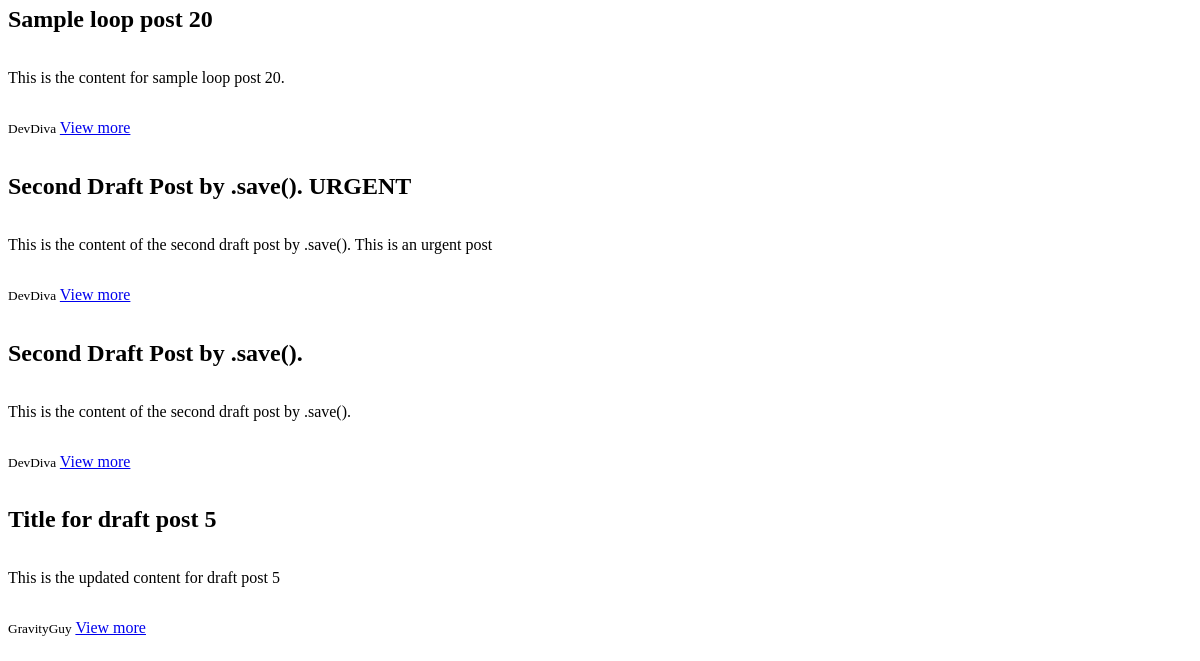
Page /posts_except_admin/ (lower part) on the earlier database version.
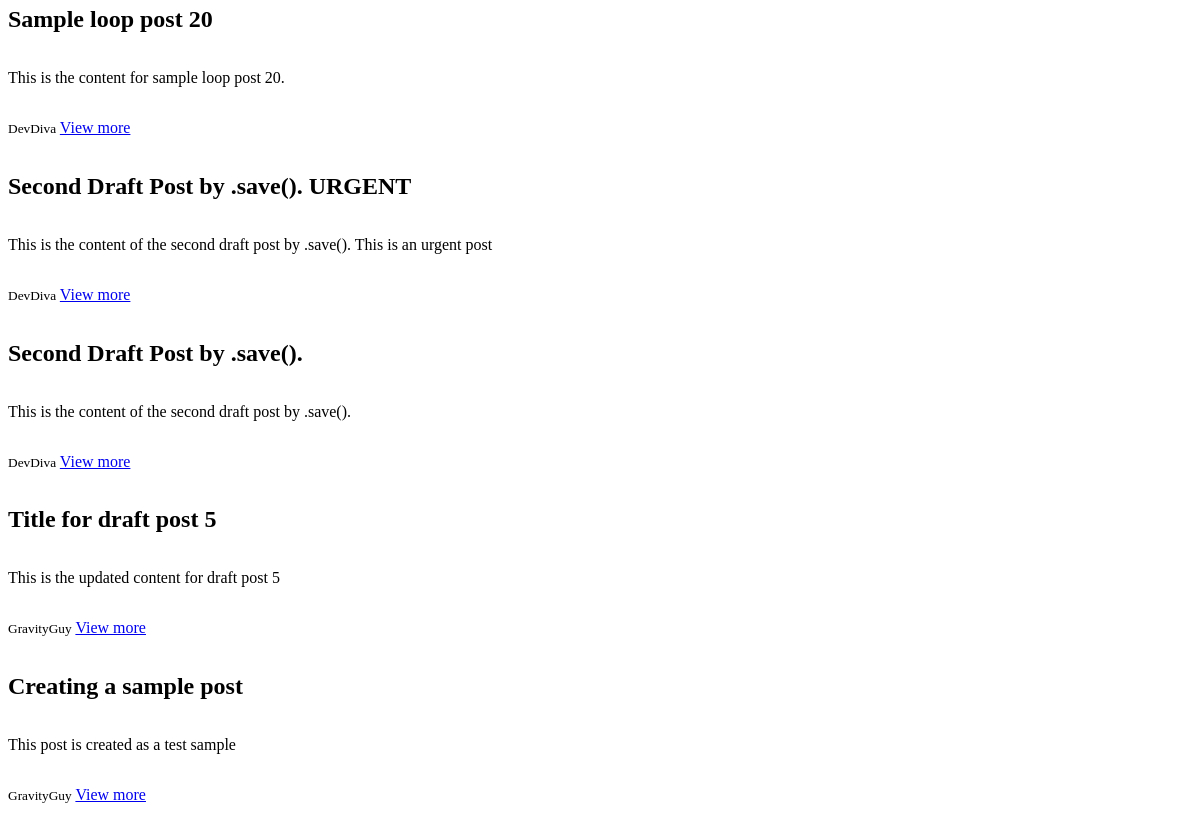
Same page on the later database version.
### blog/models.py (models this page shows, shortened)
class Post(models.Model):
    title = models.CharField(max_length=200)
    content = models.TextField()
    author = models.ForeignKey(User, on_delete=models.CASCADE, related_name='post_user')
    created_at = models.DateTimeField(auto_now_add=True)  # Automatic Timestamp
    updated_at = models.DateTimeField(auto_now=True)      # Updates automatically

### blog/views.py (the view)
# urls.py: path('posts_except_admin/', posts_except_admin, name='posts_except_admin'),
def posts_except_admin(request):
    posts = Post.objects.exclude(author__username__iexact='admin')
    context = {'posts': posts}
    return render(request, 'pages/except_admin_posts.html', context)

### blog/templates/pages/except_admin_posts.html (shortened to what this page needs)
<!DOCTYPE html>
<html lang="en">
<head>
</head>
<body>
    {% if posts %}
        {% for post in posts %}
            <div class="parent">
                <h2>{{ post.title }}</h2>
                <p>{{ post.content }}</p>
                <p>
                    <small>{{ post.author }}</small>
                    <a href="{% url 'details' post.id %}">View more</a>
                </p>
            </div>
        {% endfor %}
    {% else %}
        <p>No Posts yet</p>
    {% endif %}
</body>
</html>

Differences in the rows shown:
added Post: title "Creating a sample post", content "This post is created as a test sample", author "GravityGuy"
